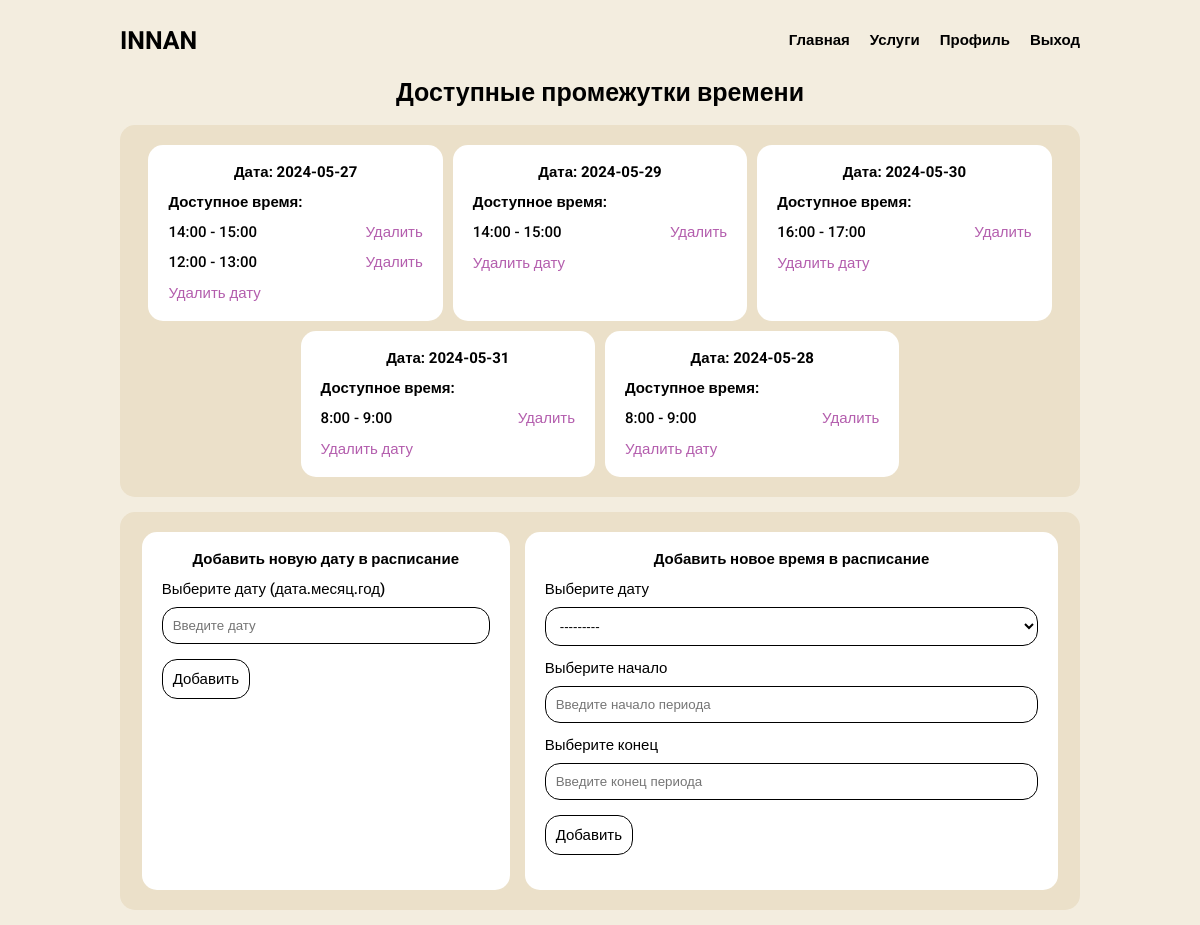
/appointments/date_and_time_edit/ (signed in), run on the app's committed database.
### appointments/models.py (models this page shows, shortened)
class DateTable(models.Model):
    date = models.DateField()
    def __str__(self):
        return str(self.date)

class TimeTable(models.Model):
    FREE = 0
    OCCUPIED = 1
    STATUSES = (
        (FREE, 'Свободно'),
        (OCCUPIED, 'Занято')
    )
    date = models.ForeignKey(DateTable, on_delete=models.CASCADE)
    time_start = models.TimeField()
    time_end = models.TimeField()
    status = models.SmallIntegerField(choices=STATUSES, default=FREE)

### appointments/views.py (the view)
# urls.py: path('date_and_time_edit/', date_and_time_edit, name='date_and_time_edit'),
@login_required
def date_and_time_edit(request):
    time = TimeTable.objects.all()
    date = DateTable.objects.all()
    if request.method == 'POST':
        form_date = DateForm(data=request.POST, files=request.FILES)
        if form_date.is_valid():
            form_date.save()
            return HttpResponseRedirect(request.META.get('HTTP_REFERER'))
    else:
        form_date = DateForm()
    if request.method == 'POST':
        form_time = TimeForm(data=request.POST, files=request.FILES)
        if form_time.is_valid():
            form_time.save()
            return HttpResponseRedirect(request.META.get('HTTP_REFERER'))
    else:
        form_time = TimeForm()
    context = {
        'time': time,
        'title': 'Редактор раписания',
        'date': date,
        'form_date': form_date,
        'form_time': form_time
    }
    return render(request, 'appointments/date-and-time-edit.html', context)

### appointments/forms.py
class DateForm(forms.ModelForm):
    date = forms.DateField(widget=forms.DateInput(
        attrs={
            'class': 'input-form',
            'placeholder': 'Введите дату'
        }
    ))
    class Meta:
        model = DateTable
        fields = ('date', )

class TimeForm(forms.ModelForm):
    date = forms.ModelChoiceField(widget=forms.Select(
        attrs={
            'class': 'input-form',
            'placeholder': 'Выберите дату'
        }
    ), queryset=DateTable.objects.all())
    time_start = forms.TimeField(widget=forms.TimeInput(
        attrs={
            'class': 'input-form',
            'placeholder': 'Введите начало периода'
        }
    ))
    time_end = forms.TimeField(widget=forms.TimeInput(
        attrs={
            'class': 'input-form',
            'placeholder': 'Введите конец периода'
        }
    ))
    class Meta:
        model = TimeTable
        fields = ('date', 'time_start', 'time_end')

### appointments/templates/appointments/date-and-time-edit.html (shortened to what this page needs)
{% extends 'salon/base.html' %}
{% load static %}
{% block css %}
    <link rel="stylesheet" href="{% static 'css/date-and-time.css' %}">
{% endblock %}
{% block main %}
    <section class="timetable-container">
        <h1 class="timetable-title">Доступные промежутки времени</h1>
        <div class="timetable-list">
            {% if time %}
                {% for date in date %}
                <div class="timetable-item">
                    <h2 class="timetable-date">Дата: {{ date }}</h2>
                    <div class="timetable-time-list">
                        <p class="timetable-time-title">Доступное время:</p>
                        {% for time in time %}
                            {% if time.date == date %}
                                {% if time.status == 0 %}
                                <div class="timetable-time-item">
                                    <span class="timetable-time">{{ time.time_start }} - {{ time.time_end }}</span>
                                    <a href="{% url 'appointments:date_and_time_delete' time.id %}" class="link-delete">Удалить</a>
                                </div>
                                {% endif %}
                            {% endif %}
                        {% endfor %}
                    </div>
                    <a href="{% url 'appointments:date_delete' date.id %}" class="link-delete">Удалить дату</a>
                </div>
                {% endfor %}
            {% else %}
                <span>Нет доступного времени для записи</span>
            {% endif %}
        </div>
    </section>
    <section class="date-and-time-add">
        <div class="date-add-container">
            <h2 class="date-add-title">Добавить новую дату в расписание</h2>
            <form action="{% url 'appointments:date_and_time_edit' %}" method="post">
                <div class="form-block">
                    <label for="{{ form_date.date.id_for_label }}" class="label-form">Выберите дату (дата.месяц.год)</label>
                    {{ form_date.date }}
                </div>
                <div class="form-block">
                    <button type="submit" class="btn-form">Добавить</button>
                </div>
            </form>
        </div>
        <div class="time-add-container">
            <h2 class="time-add-title">Добавить новое время в расписание</h2>
            <form action="{% url 'appointments:date_and_time_edit' %}" method="post">
                <div class="form-block">
                    <label for="{{ form_time.date.id_for_label }}" class="label-form">Выберите дату</label>
                    {{ form_time.date }}
                </div>
                <div class="form-block">
                    <label for="{{ form_time.time_start.id_for_label }}" class="label-form">Выберите начало</label>
                    {{ form_time.time_start }}
                </div>
                <div class="form-block">
                    <label for="{{ form_time.time_end.id_for_label }}" class="label-form">Выберите конец</label>
                    {{ form_time.time_end }}
                </div>
                <div class="form-block">
                    <button type="submit" class="btn-form">Добавить</button>
                </div>
            </form>
        </div>
    </section>
{% endblock %}

### static/css/base.css (style rules this page uses)
body { background-color: #F3EDDF; }

### static/css/date-and-time.css (style rules this page uses)
.timetable-container { width: 100%; }
.timetable-title { font-family: "Roboto", sans-serif; font-weight: 700; font-size: 25px; display: flex; justify-content: center; }
.timetable-list { width: 100%; margin: 20px 0 0; display: flex; justify-content: center; flex-wrap: wrap; background-color: #EBE0C9; padding: 20px; box-sizing: border-box; border-radius: 15px; gap: 10px; }
.timetable-item { width: 32%; background-color: #ffffff; padding: 20px; box-sizing: border-box; border-radius: 15px; }
.timetable-date { width: 100%; font-family: "Roboto", sans-serif; font-weight: 700; font-size: 15px; display: flex; justify-content: center; margin: 0 0 15px; }
.timetable-time-title { width: 100%; font-family: "Roboto", sans-serif; font-weight: 700; font-size: 15px; display: flex; justify-content: start; margin: 0 0 15px; }
.timetable-time-item { width: 100%; display: flex; justify-content: space-between; margin: 0 0 15px; }
.timetable-time { font-family: "Roboto", sans-serif; font-weight: 500; font-size: 15px; }
.advertisement-link, .link-delete { font-family: "Roboto", sans-serif; font-weight: 500; font-size: 15px; opacity: .7; transition: .3s; color: #941A8B; text-decoration: none; }
.date-and-time-add { background-color: #EBE0C9; padding: 20px; box-sizing: border-box; width: 100%; border-radius: 15px; display: flex; justify-content: center; gap: 15px; margin: 15px 0; }
.date-add-container { width: 40%; background-color: #ffffff; border-radius: 15px; padding: 20px; box-sizing: border-box; }
.time-add-container { width: 58%; background-color: #ffffff; border-radius: 15px; padding: 20px; box-sizing: border-box; }
.date-add-title, .time-add-title { font-family: "Roboto", sans-serif; font-weight: 700; font-size: 15px; display: flex; justify-content: center; width: 100%; margin: 0 0 15px; }
.form-block { width: 100%; display: flex; justify-content: start; flex-wrap: wrap; margin: 0 0 15px; }
.label-form { width: 100%; color: #000000; font-family: "Roboto", sans-serif; font-size: 15px; font-weight: 500; margin: 0 0 10px; }
.input-form { width: 100%; padding: 10px; border-radius: 15px; background-color: #ffffff; border: 1px solid #000000; }
.btn-form { background-color: #ffffff; padding: 10px; border: 1px solid #000000; font-family: "Roboto", sans-serif; font-size: 15px; font-weight: 500; border-radius: 15px; cursor: pointer; transition: .3s; }

### data on the page
DateTable: date "2024-05-27", date "---------"
TimeTable: time_start "14:00", time_end "15:00"
TimeTable: time_start "12:00", time_end "13:00"
DateTable: date "2024-05-29"
TimeTable: time_start "14:00", time_end "15:00"
DateTable: date "2024-05-30"
TimeTable: time_start "16:00", time_end "17:00"
DateTable: date "2024-05-31"
TimeTable: time_start "8:00", time_end "9:00"
DateTable: date "2024-05-28"
TimeTable: time_start "8:00", time_end "9:00"
